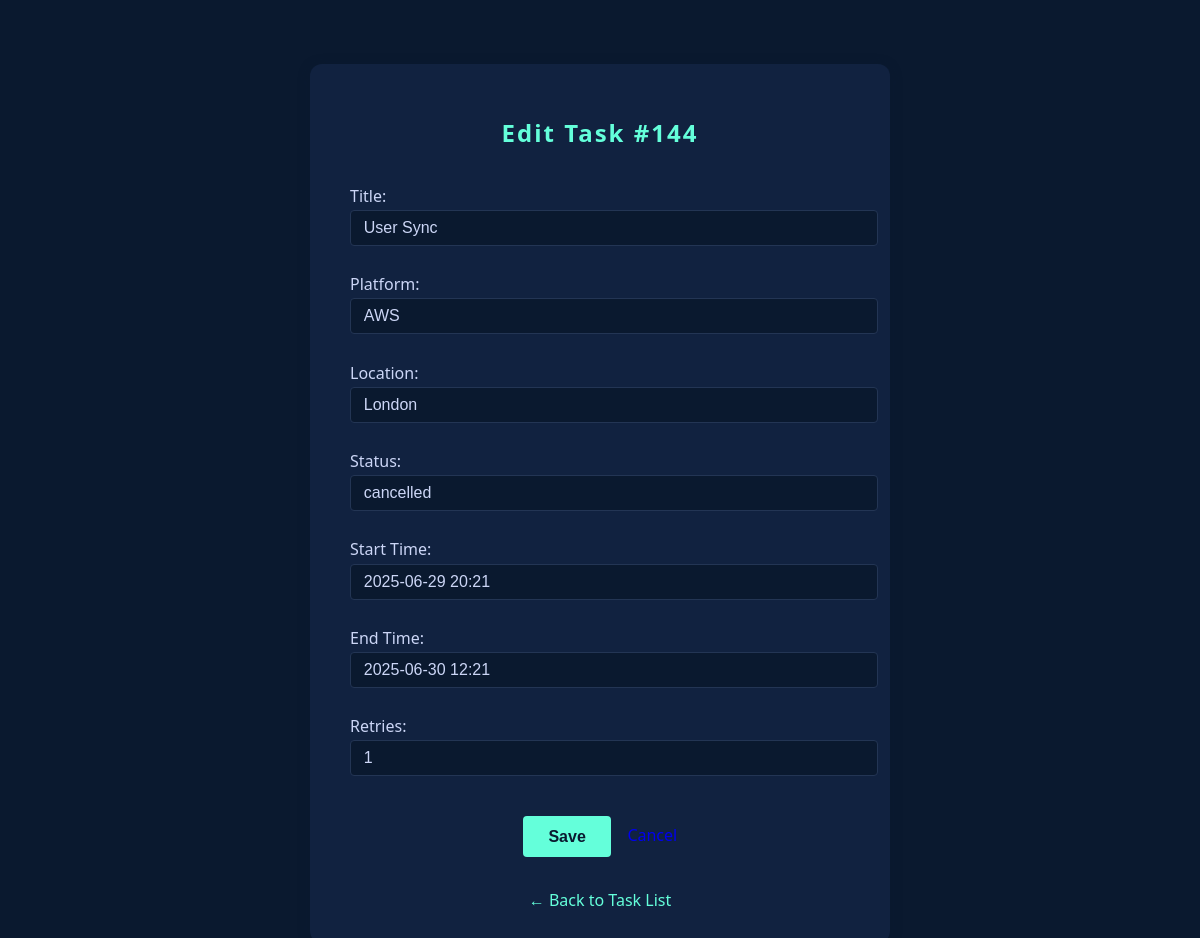
/tasks/144/edit/ (signed in), run on the app's committed database.
### main/models.py (models this page shows, shortened)
class Task(models.Model):
    title = models.CharField(max_length=100, default="System Update")
    platform = models.CharField(max_length=100)
    location = models.CharField(max_length=100)
    status = models.CharField(max_length=50)
    start_time = models.CharField(max_length=100)
    end_time = models.CharField(max_length=100, null=True, blank=True)
    retries = models.IntegerField(default=0)

### main/views.py (the view, shortened to what this page needs)
# urls.py: path('tasks/<int:task_id>/edit/', views.edit_task, name='edit_task'),
@login_required
def edit_task(request, task_id):
    if not request.user.is_superuser:
        return redirect('task_list')
    task = get_object_or_404(Task, id=task_id)
    return render(request, 'main/edit_task.html', {'task': task})

### main/templates/main/edit_task.html (shortened to what this page needs)
<!DOCTYPE html>
<html>
<head>
</head>
<body>
    <div class="edit-container">
        <h2>Edit Task #{{ task.id }}</h2>
        <form method="post">
            <label>Title:
                <input type="text" name="title" value="{{ task.title }}" required>
            </label>
            <label>Platform:
                <input type="text" name="platform" value="{{ task.platform }}" required>
            </label>
            <label>Location:
                <input type="text" name="location" value="{{ task.location }}" required>
            </label>
            <label>Status:
                <input type="text" name="status" value="{{ task.status }}" required>
            </label>
            <label>Start Time:
                <input type="text" name="start_time" value="{{ task.start_time }}" required>
            </label>
            <label>End Time:
                <input type="text" name="end_time" value="{{ task.end_time }}">
            </label>
            <label>Retries:
                <input type="number" name="retries" value="{{ task.retries }}" min="0">
            </label>
            <div class="action-btns">
                <button type="submit">Save</button>
                <a href="{% url 'task_list' %}" class="cancel-btn button" style="text-decoration:none;line-height:2.4em;">Cancel</a>
            </div>
        </form>
        <a href="{% url 'task_list' %}" class="back-link">&larr; Back to Task List</a>
    </div>
</body>
</html>

### main/templates/main/edit_task.html (style rules this page uses)
body { background: #0a192f; color: #ccd6f6; font-family: 'Segoe UI', Arial, sans-serif; margin: 0; padding: 0; }
.edit-container { background: #112240; max-width: 500px; margin: 4em auto 0 auto; border-radius: 12px; box-shadow: 0 2px 12px rgba(10,25,47,0.4); padding: 2em 2.5em; }
h2 { color: #64ffda; text-align: center; margin-bottom: 1.5em; letter-spacing: 2px; }
label { color: #ccd6f6; font-weight: 500; display: block; margin-bottom: 0.7em; }
input[type="text"], input[type="number"] { background: #0a192f; color: #ccd6f6; border: 1px solid #233554; border-radius: 4px; padding: 0.5em 0.8em; width: 100%; margin-top: 0.2em; margin-bottom: 1em; font-size: 1em; }
.action-btns { display: flex; gap: 1em; justify-content: center; margin-top: 1.5em; }
button { background: #64ffda; color: #0a192f; border: none; border-radius: 4px; padding: 0.7em 1.6em; font-weight: 600; cursor: pointer; font-size: 1em; transition: background 0.2s; }
a.back-link { display: block; text-align: center; margin-top: 2em; color: #64ffda; text-decoration: none; font-weight: 500; transition: color 0.2s; }

### data on the page
Task: id "144", title "User Sync", platform "AWS", location "London", status "cancelled", start_time "2025-06-29 20:21", end_time "2025-06-30 12:21", retries "1"
